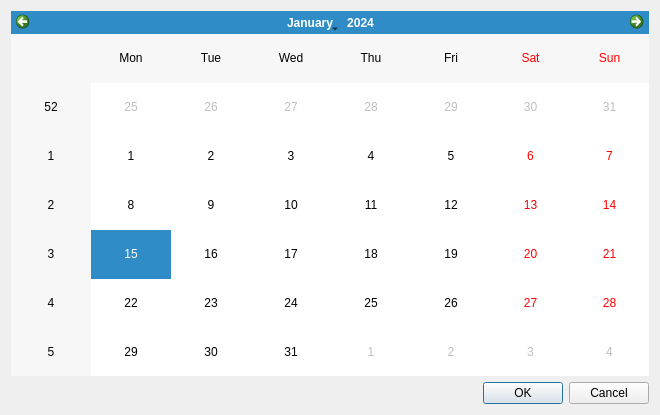
<?xml version="1.0" encoding="UTF-8"?>
<ui version="4.0">
 <class>rootSelectDialog</class>
 <widget class="QDialog" name="rootSelectDialog">
  <property name="windowModality">
   <enum>Qt::WindowModal</enum>
  </property>
  <property name="geometry">
   <rect>
    <x>0</x>
    <y>0</y>
    <width>660</width>
    <height>415</height>
   </rect>
  </property>
  <property name="windowTitle">
   <string>Root Folder Select</string>
  </property>
  <layout class="QGridLayout" name="gridLayout">
   <item row="0" column="0">
    <layout class="QVBoxLayout" name="verticalLayout">
     <item>
      <widget class="QCalendarWidget" name="startOfTermSelect"/>
     </item>
     <item>
      <layout class="QHBoxLayout" name="horizontalLayout">
       <item>
        <spacer name="horizontalSpacer">
         <property name="orientation">
          <enum>Qt::Horizontal</enum>
         </property>
         <property name="sizeHint" stdset="0">
          <size>
           <width>40</width>
           <height>20</height>
          </size>
         </property>
        </spacer>
       </item>
       <item>
        <widget class="QDialogButtonBox" name="buttonBox">
         <property name="orientation">
          <enum>Qt::Horizontal</enum>
         </property>
         <property name="standardButtons">
          <set>QDialogButtonBox::Cancel|QDialogButtonBox::Ok</set>
         </property>
        </widget>
       </item>
      </layout>
     </item>
    </layout>
   </item>
  </layout>
 </widget>
 <resources/>
 <connections>
  <connection>
   <sender>buttonBox</sender>
   <signal>accepted()</signal>
   <receiver>rootSelectDialog</receiver>
   <slot>accept()</slot>
   <hints>
    <hint type="sourcelabel">
     <x>248</x>
     <y>254</y>
    </hint>
    <hint type="destinationlabel">
     <x>157</x>
     <y>274</y>
    </hint>
   </hints>
  </connection>
  <connection>
   <sender>buttonBox</sender>
   <signal>rejected()</signal>
   <receiver>rootSelectDialog</receiver>
   <slot>reject()</slot>
   <hints>
    <hint type="sourcelabel">
     <x>316</x>
     <y>260</y>
    </hint>
    <hint type="destinationlabel">
     <x>286</x>
     <y>274</y>
    </hint>
   </hints>
  </connection>
 </connections>
</ui>
